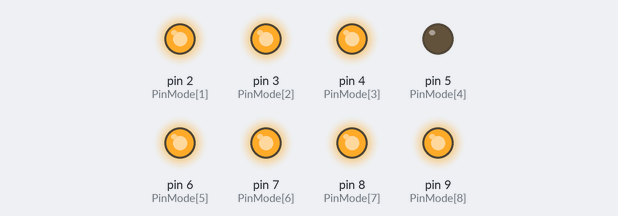
Bench run of a sketch on a simulated Arduino Uno, built with avr-gcc and run on an emulated ATmega328P. Parts: output pins drawn as LEDs (lit = HIGH).

Above: at 0.5 s.
At 1.5 s:
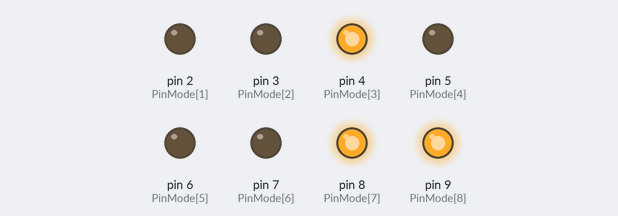
At 2.5 s:
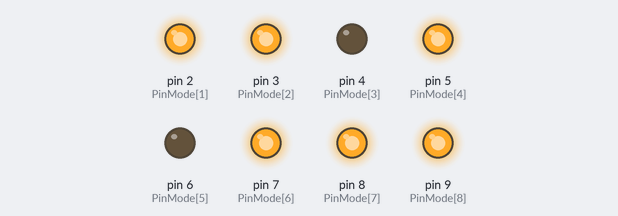
At 4.5 s:
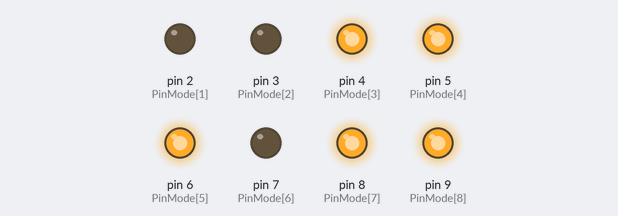
At 6.5 s:
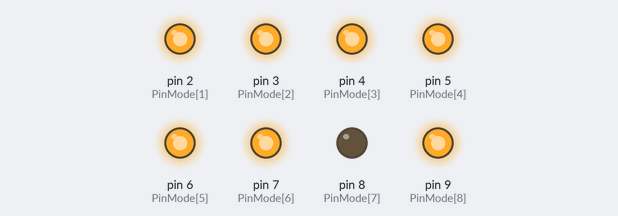
At 9.5 s:
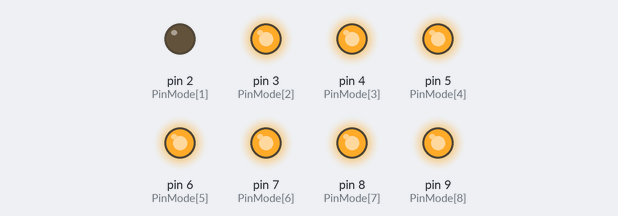
Timing chart, 0 to 11.5 s (numbered marks = the images above):
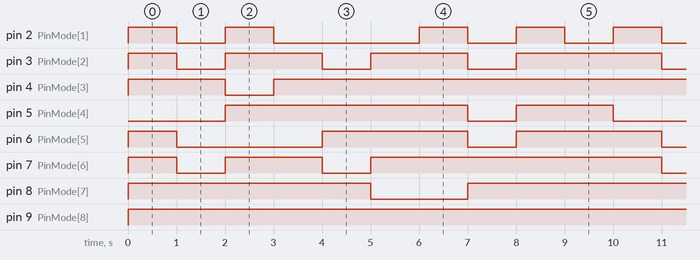

The sketch:

09_Numeric4Digit.ino
```cpp
int a=7,b=3,c=4,d=5,e=6,f=2,g=8,p=9;
int d4 = 10;
int d3 = 11;
int d2 = 12;
int d1 = 13;
int de = 500;
/////////////////////////////////////////
void setup() {
  for(int i=2 ; i<=9 ; i++)
  {
    pinMode(i,OUTPUT);
  }

}
void loop() {
 //
  int LedState[10][9] = { {1,1,1,1,0,1,1,1,1},        //0
                          {0,0,0,1,0,0,0,1,1},        //1
                          {1,1,1,0,1,0,1,1,1},        //2
                          {1,0,1,1,1,0,1,1,1},        //3
                          {1,0,0,1,1,1,0,1,1},        //4
                          {1,0,1,1,1,1,1,0,1},        //5
                          {1,1,1,1,1,1,1,0,1},        //6
                          {0,0,0,1,0,0,1,1,1},        //7
                          {1,1,1,1,1,1,1,1,1},        //8
                          {1,0,1,1,1,1,1,1,1}};       //9
  //////////////////////////////////////////////////
  for(int i=0 ; i<10 ; i++)
  {
    int PinMode[9] = {1,2,3,4,5,6,7,8,9};
    for(int j=0 ; j<9 ; j++)
    {
      digitalWrite(PinMode[j],LedState[i][j]);
    }
    delay(1000);
  }


}
```

Measured:
- by itself, pin 2 (PinMode[1]): repeats every 10.0 s: LOW 1.0 s, HIGH 1.0 s, LOW 3.0 s, 2 × (HIGH 1.0 s, LOW 1.0 s), HIGH 1.0 s
- by itself, pin 3 (PinMode[2]): repeats every 10.0 s: 2 × (LOW 1.0 s, HIGH 2.0 s), LOW 1.0 s, HIGH 3.0 s
- by itself, pin 4 (PinMode[3]): repeats every 10.0 s: LOW 1.0 s, HIGH 9.0 s
- by itself, pin 5 (PinMode[4]): repeats every 10.0 s: LOW 1.0 s, HIGH 2.0 s, LOW 2.0 s, HIGH 5.0 s
- by itself, pin 6 (PinMode[5]): repeats every 10.0 s: LOW 3.0 s, HIGH 3.0 s, LOW 1.0 s, HIGH 3.0 s
- by itself, pin 7 (PinMode[6]): repeats every 10.0 s: LOW 1.0 s, HIGH 2.0 s, LOW 1.0 s, HIGH 6.0 s
- by itself, pin 8 (PinMode[7]): repeats every 10.0 s: LOW 2.0 s, HIGH 8.0 s
- by itself, pin 9 (PinMode[8]): LOW → HIGH at 0.00 s
